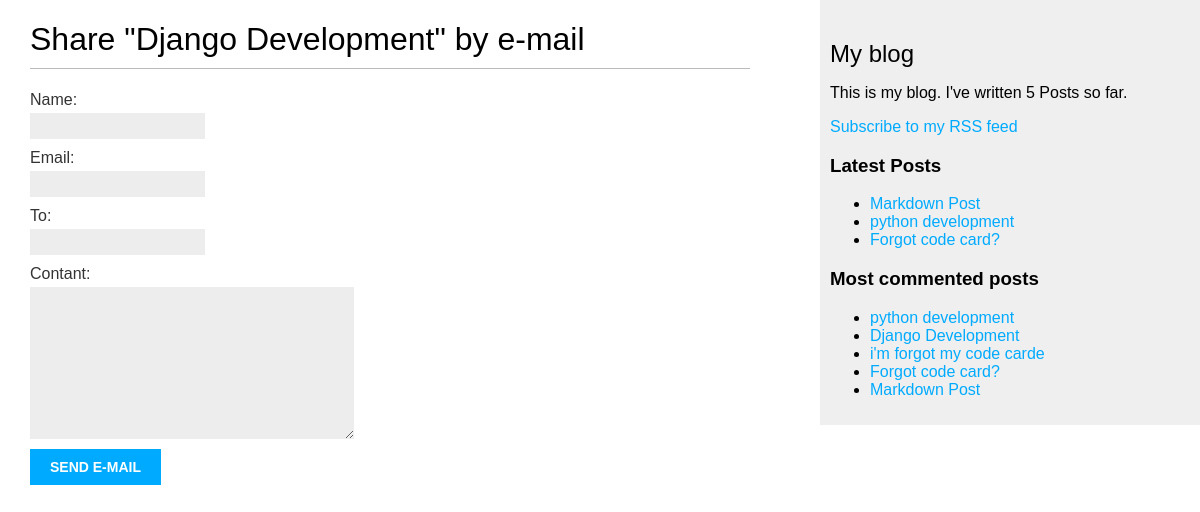
Screenshot of /blog/1/share/ with the database file from the repository.
### blog/models.py (models this page shows, shortened)
class Post(models.Model):
    STATUS_CHOICES = (
        ('draft','Draft'),
        ('published','Published'),
    )
    title = models.CharField(max_length=250)
    slug = models.SlugField(max_length=250, unique_for_date='publish')
    author = models.ForeignKey(User, related_name='blog_posts', on_delete=models.CASCADE)
    body = models.TextField()
    publish = models.DateTimeField(default=timezone.now)
    created = models.DateTimeField(auto_now_add = True)
    updated = models.DateTimeField(auto_now= True)
    status = models.CharField(max_length=10, choices=STATUS_CHOICES, default='draft')
    objects = models.Manager()      # the default manager.
    published = PublishedManager()  # our custom manager.
    tags = TaggableManager()
    class Meta:
        ordering = ('-publish',)
    def get_absolute_url(self):
        return reverse('blog:post_detail', args= [
            self.publish.year,
            self.publish.month,
            self.publish.day,
            self.slug,
        ])

### blog/views.py (the view)
def post_share (request, post_id):
    post = get_object_or_404(Post, id= post_id, status = 'published')
    sent = False
    if request.method == 'POST' :
        form = EmailPostForm(request.POST)
        if form.is_valid():
            cd = form.cleaned_data
            post_url = request.build_absolute_uri(post.get_absolute_url())
            subject = f"{cd['name']}recommends you read " \
                f"{post.title}"
            message = f"Read {post.titl} at {post_url}\n\n"\
                f"{cd ['name']}\'s comments:{cd['comments']}"
            send_mail (subject, message, 'admin@myblog.com', [cd['to']])
            sent = True
    else :
        form = EmailPostForm()
    return render (request, 'blog/share.html',{'post':post, 'form':form, 'sent':sent})

### blog/forms.py
class EmailPostForm (forms.Form):
    name = forms.CharField (max_length=25)
    email = forms.EmailField()
    to = forms.EmailField()
    contant = forms.CharField(required= False, widget= forms.Textarea)

### blog/models.py (called while the page is built)
    def get_queryset(self):
        return super(PublishedManager, self).get_queryset().filter(status='published')

### blog/templatetags/blog_tags.py (called while the page is built)
@register.simple_tag
def total_posts():
    return Post.published.count()

@register.inclusion_tag('blog/latest_posts.html')
def show_latest_posts(count=5):
    latest_posts = Post.published.order_by('-publish')[:count]
    return {'latest_posts':latest_posts}

@register.simple_tag
def get_most_commented_posts(count=5):
    return Post.published.annotate(
        total_comments=Count('comments')
        ).order_by('-total_comments')[:count]

### blog/templates/blog/share.html (shortened to what this page needs)
{% extends 'base.html' %}
{%block content%}
    {%if sent%}
        <h1>E-mail successfully sent</h1>
        <p>
            "{{post.title}} was successfully sent to {{form.cleaned_data.to}}.
        </p>
    {% else %}
        <h1> Share "{{post.title}}" by e-mail</h1>
        <form methond="post">
        {% for field in form %}
            <div>
                {{ field.label_tag }} {{ field }}
            </div>
        {% endfor %}
            <input type="submit" value = "send e-mail">
        </form>
    {%endif%}
{%endblock%}

### templates/base.html (shortened to what this page needs)
{% load blog_tags %}
{% load static %}
<!DOCTYPE html>
<html>
<head>
    <link href="{% static "css/blog.css" %}" rel="stylesheet">
</head>
<body>
    <div id="content">
        {% block content %}
        {% endblock %}
    </div>
    <div id="sidebar">
        <h2>My blog</h2>
        <p>This is my blog. I've written {% total_posts %} Posts so far.</p>
        <p>
            <a href="{% url "blog:post_feed" %}">Subscribe to my RSS feed</a>
        </p>
        <h3>Latest Posts</h3>
        {% show_latest_posts 3%}
        <h3>Most commented posts </h3>
        {% get_most_commented_posts as most_commented_posts %}
        <ul>
             {% for post in most_commented_posts %}
                <li>
                    <a href="{{ post.get_absolute_url }}">{{ post.title }}</a>
                </li>
            {% endfor %}
        </ul>
    </div>
</body>
</html>

### blog/templates/blog/latest_posts.html
<ul>
    {% for post in latest_posts %}
        <li>
            <a href="{{post.get_absolute_url}}">{{post.title}}</a>
        </li>
    {% endfor%}
</ul>

### static/css/blog.css (style rules this page uses)
body { margin:0; padding:0; font-family:helvetica, sans-serif; }
a { color:#00abff; text-decoration:none; }
h1 { font-weight:normal; border-bottom:1px solid #bbb; padding:0 0 10px 0; }
h2 { font-weight:normal; margin:30px 0 0; }
#content { float:left; width:60%; padding:0 0 0 30px; }
#sidebar { float:right; width:30%; padding:10px; background:#efefef; height:100%; }
label { float:left; clear:both; color:#333; margin-bottom:4px; }
input, textarea { clear:both; float:left; margin:0 0 10px; background:#ededed; border:0; padding:6px 10px; font-size:12px; }
input[type=submit] { font-weight:bold; background:#00abff; color:#fff; padding:10px 20px; font-size:14px; text-transform:uppercase; }

### rows the page displays
Post: title "Django Development"
Post: title "Markdown Post"
Post: title "python development"
Post: title "Forgot code card?"
Post: title "i'm forgot my code carde"

### other values shown
{{ field.label_tag }} "Name:" "Email:" "To:" "Contant:"
